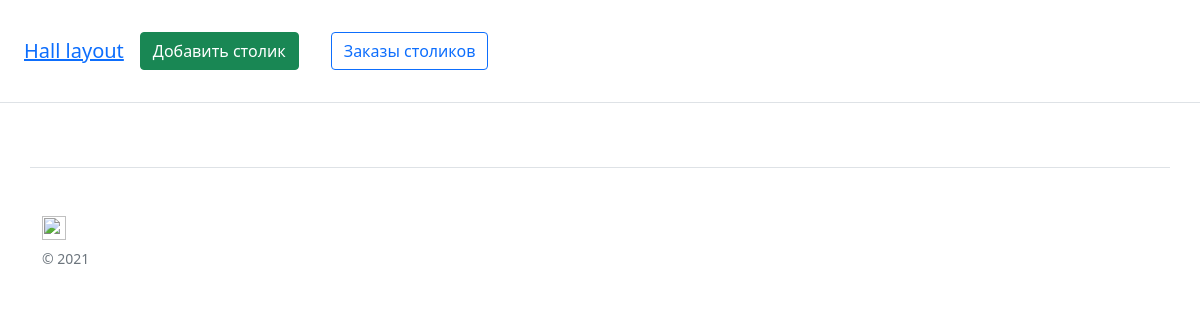
The page /orders on the database as committed earlier.
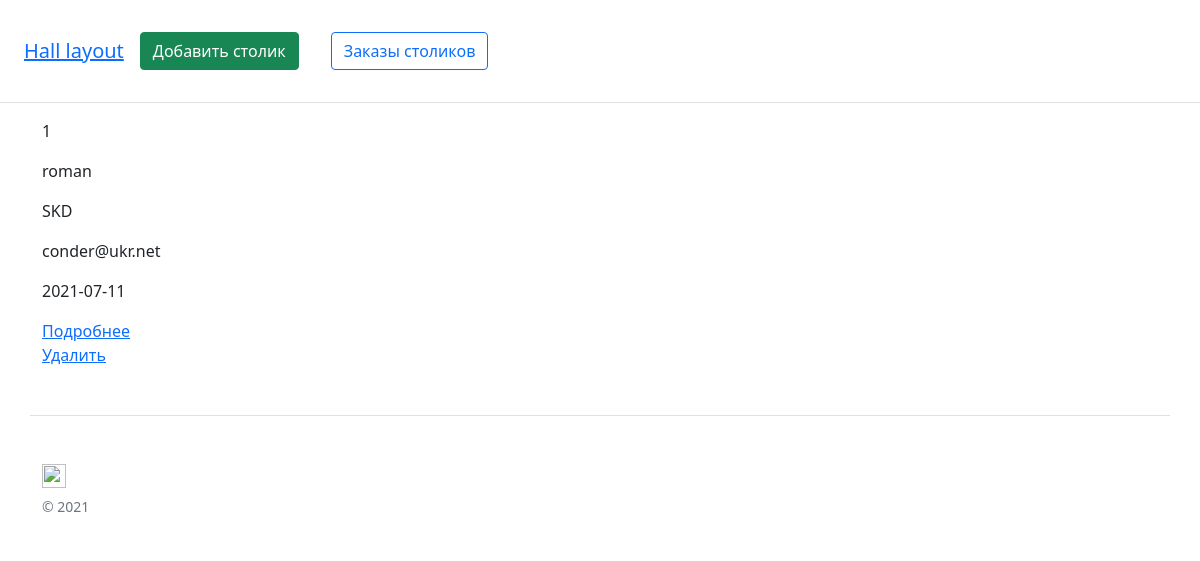
The same page on the database as committed later.
### app.py (models this page shows)
class Order(db.Model):
    id = db.Column(db.Integer, primary_key=True)
    name = db.Column(db.String(20))
    address = db.Column(db.String(100))
    email = db.Column(db.String(50))
    date = db.Column(db.String(50))
    items = db.relationship('Order_Tables', backref='order', lazy=True)

### app.py (the view)
@app.route('/orders')
def orders():
    orders = Order.query.all()
    return render_template('orders.html', orders=orders)

### templates/orders.html (shortened to what this page needs)
{% extends "base.html" %}
{% block content %}
<div class="row">
{% for order in orders %}
    <p>{{ order.id }}</p>
    <p>{{ order.name }}</p>
    <p>{{ order.address }}</p>
    <p>{{ order.email }}</p>
    <p>{{ order.date }}</p>
    <a href="{{ url_for('order', order_id=order.id) }}">Подробнее</a>
    <a href="{{ url_for('del_order', id=order.id) }}">Удалить</a>
{% endfor %}
</div>
{% endblock %}

### templates/base.html (shortened to what this page needs)
<!doctype html>
<html lang="en">
  <head>
      <link rel="stylesheet" href="{{ url_for('static', filename='style/style.css') }}">
<link rel="stylesheet" type="text/css" href="http://ajax.googleapis.com/ajax/libs/jqueryui/1.8.18/themes/overcast/jquery-ui.css" />
    <link href="https://cdn.jsdelivr.net/npm/bootstrap@5.0.1/dist/css/bootstrap.min.css" rel="stylesheet">
<link rel="stylesheet" href="https://pro.fontawesome.com/releases/v5.10.0/css/all.css"/>
  </head>
  <body>
    <div class="d-flex flex-column flex-md-row align-items-center p-3 px-md-4 mb-3 bg-white border-bottom box-shadow">
      <h5 class="my-0 mr-md-auto font-weight-normal"><a href="{{ url_for('index') }}">Hall layout</a></h5>
      <nav class="my-2 my-md-0 mr-md-3">
        <a class="btn btn-success m-3" href="{{ url_for('add_table') }}">Добавить столик</a>
      </nav>
      <a class="btn btn-outline-primary m-3" href="{{ url_for('orders') }}">Заказы столиков</a>
    </div>
    <div class="container">
<div class="row">
            {% block content %}
            {% endblock %}
      <footer class="pt-4 my-md-5 pt-md-5 border-top">
        <div class="row">
          <div class="col-12 col-md">
            <img class="mb-2" src="https://getbootstrap.com/docs/4.0/assets/brand/bootstrap-solid.svg" alt="" width="24" height="24">
            <small class="d-block mb-3 text-muted">&copy; 2021</small>
          </div>
        </div>
      </footer>
    </div>
 </div>
  </body>
</html>

Rows that differ between the two databases and show on the page:
added Order: id "1", name "roman", address "SKD", email "conder@ukr.net", date "2021-07-11"
